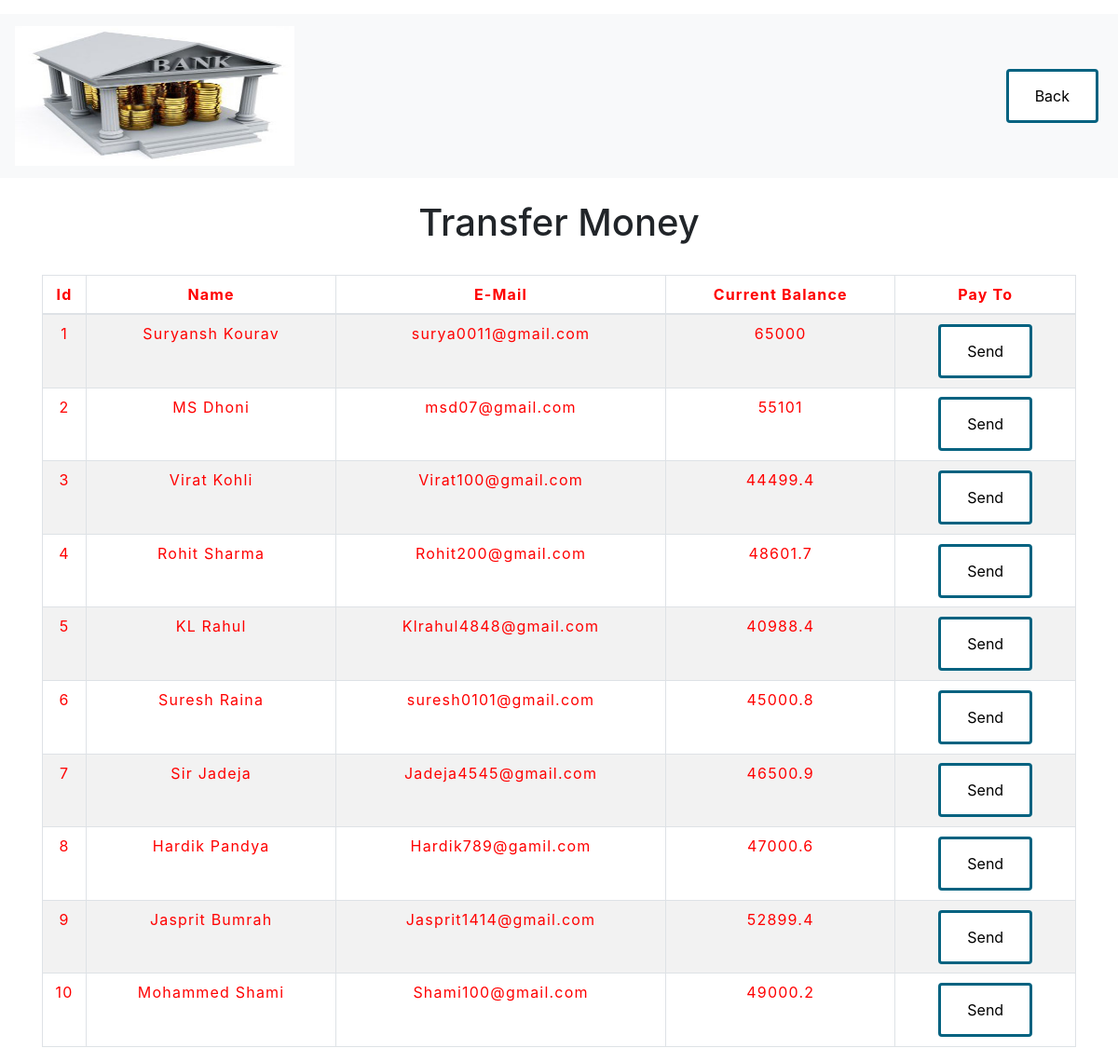
The page /PHP/transfermoney.php on the database its author committed.
### tables this page shows
CREATE TABLE `users_table` (
  `Id` int(11) NOT NULL,
  `Name` varchar(30) NOT NULL,
  `Email` varchar(30) NOT NULL,
  `Current Balance` float NOT NULL
);

### PHP/transfermoney.php (the view, shortened to what this page needs)
<!DOCTYPE html>
<html lang="en">
<head>
    <link rel="stylesheet" href="https://maxcdn.bootstrapcdn.com/bootstrap/4.0.0/css/bootstrap.min.css">
    <link rel="stylesheet" type="text/css" href="css/table.css">
</head>
<body>
<?php
    include 'connection.php';
    $sql = "SELECT * FROM users_table";
    $result = mysqli_query($conn,$sql);
?>
<?php
  include 'navbar.php';
?>
<div class="container">
        <h2 class="text-center pt-4">Transfer Money</h2>
        <br>
            <div class="row">
                <div class="col">
                    <div class="table-responsive-sm">
                    <table class="table table-hover table-sm table-striped table-condensed table-bordered">
                        <thead>
                            <tr>
                            <th scope="col" class="text-center py-2">Id</th>
                            <th scope="col" class="text-center py-2">Name</th>
                            <th scope="col" class="text-center py-2">E-Mail</th>
                            <th scope="col" class="text-center py-2">Current Balance</th>
                            <th scope="col" class="text-center py-2">Pay To</th>
                            </tr>
                        </thead>
                        <tbody>
                <?php
                    while($rows=mysqli_fetch_assoc($result)){
                ?>
                    <tr>
                        <td class="py-2"><?php echo $rows['Id'] ?></td>
                        <td class="py-2"><?php echo $rows['Name']?></td>
                        <td class="py-2"><?php echo $rows['Email']?></td>
                        <td class="py-2"><?php echo $rows['Current Balance']?></td>
                        <td><a href="viewallcustomers.php?id= <?php echo $rows['Id'] ;?>"> <button type="button" class="btn">Send</button></a></td>
                    </tr>
                <?php
                    }
                ?>
                        </tbody>
                    </table>
                    </div>
                </div>
            </div>
         </div>
</body>
</html>

### PHP/navbar.php (shortened to what this page needs)
<!DOCTYPE html>
      <html>
      <head>
      </head>
      <body>
      <nav  class="navbar navbar-expand-md navbar-light bg-light">
      <a class="navbar-brand" href="index.php"><img src="logo.jpg" style="width:300px; height: 150px; "</a>
      <div class="collapse navbar-collapse" id="collapsibleNavbar">
            <ul class="navbar-nav ml-auto">
              <li class="nav-item">
                <a class="btn df" class="nav-link" href="index.php">Back</a>
              </li>
          </div>
       </nav>
     </body>
     </html>

### CSS/table.css (style rules this page uses)
* { padding: 10; margin: 0; box-sizing: border-box;] }
h2 { font-size: 40px; }
table { letter-spacing: 1.2px; color: red; }
td { text-align: center; }
button { border:none; background: #d9d9d9; transition: 1s; }

### PHP/transfermoney.php (style rules this page uses)
button { transition: 1.5s; }

### PHP/navbar.php (style rules this page uses)
body { margin-top: 15px; }
.btn { border:3px solid rgb(3, 98, 128); background-color: white; color: black; padding: 14px 28px; font-size: 16px; cursor: pointer; margin: 5px; }

### rows shown on the page
users_table: Id "1", Name "Suryansh Kourav", Email "surya0011@gmail.com", Current Balance "65000"
users_table: Id "2", Name "MS Dhoni", Email "msd07@gmail.com", Current Balance "55101"
users_table: Id "3", Name "Virat Kohli", Email "Virat100@gmail.com", Current Balance "44499.4"
users_table: Id "4", Name "Rohit Sharma", Email "Rohit200@gmail.com", Current Balance "48601.7"
users_table: Id "5", Name "KL Rahul", Email "Klrahul4848@gmail.com", Current Balance "40988.4"
users_table: Id "6", Name "Suresh Raina", Email "suresh0101@gmail.com", Current Balance "45000.8"
users_table: Id "7", Name "Sir Jadeja", Email "Jadeja4545@gmail.com", Current Balance "46500.9"
users_table: Id "8", Name "Hardik Pandya", Email "Hardik789@gamil.com", Current Balance "47000.6"
users_table: Id "9", Name "Jasprit Bumrah", Email "Jasprit1414@gmail.com", Current Balance "52899.4"
users_table: Id "10", Name "Mohammed Shami", Email "Shami100@gmail.com", Current Balance "49000.2"
